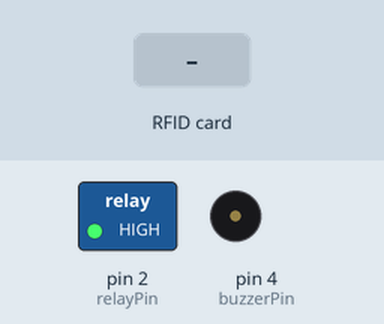
A sketch run on a simulated Arduino Uno, built with avr-gcc and run on an emulated ATmega328P. Parts: switched loads named in the sketch (green lamp = pin HIGH), buzzer (waves = sounding, pin HIGH). Inputs (shaded band) come from the test bench. Pins used as bus, display or sensor lines are not drawn.

Above: at 1.2 s.
1.3 s: RFID card 5E 7A 19 C4 held to the reader
At 2.5 s:
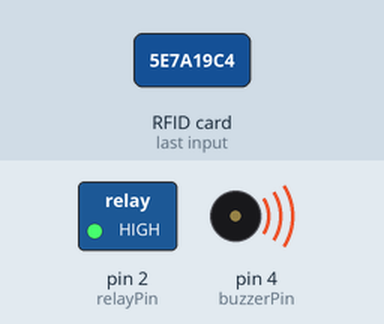
Timing chart, 0 to 4.8 s (numbered marks = the images above; inputs shaded):
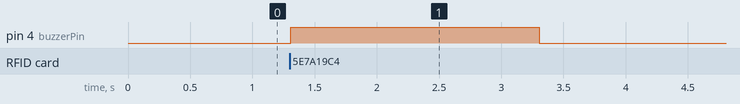

The sketch:

RFIDBluetoothControl.ino
```cpp
/*
Written by Clinton Enwerem. RFID and Bluetooth control of AC/DC devices using a 5V SPDT relay rated:
Maximum AC load current: 10A @ 250/125V AC
Maximum DC load current: 10A @ 30/28V DC
*/

#include <MFRC522.h>  // MFRC522 RFID module library.
#include <SPI.h>      // SPI device communication library.

#define rstPin 9      // Defines pins for RST and SDA connections respectively.
#define sdaPin 10

byte cardUID[] = {50,127,37,27}; //This is the allowed card UID
int relayPin = 2;
int buzzerPin = 4;
int state = 0; // State of the relayPin
long int password1 = 92;// light on signal from Bluetooth Android app
long int password2 = 79; // light off signal from Bluetooth Android app
long int blueComm;

MFRC522 rfid(sdaPin, rstPin);   // Creates an instance of the MFRC522 library.

void setup()
{
  Serial.begin(9600); // Starts the serial connection at 9600 baud rate.
  SPI.begin();        // Initiates SPI connection between RFID module and Arduino.
  rfid.PCD_Init(); // Initiates MFRC522 RFID module.
  pinMode(buzzerPin, OUTPUT);
  pinMode(relayPin, OUTPUT);
  digitalWrite(relayPin, HIGH); //To make sure the relay is OFF at first.
}

void loop()
{
   if(rfid.PICC_IsNewCardPresent())// If a new card is present,
    {
     readCard(); // Function to read card, match the card to the pre-defined card, and turn ON the relay or buzzer depending on whether the card matches or not.
    }

    else if(Serial.available()> 0)
    {
    blueComm = Serial.parseInt();// Reads the data from the serial port, changes it to char, and appends it to a string.
    callBlue(); // Function that activates the Bluetooth communication and checks for existing commands to turn the relay ON or OFF.
    }
}

void readCard()
{
  rfid.PICC_ReadCardSerial();//  Read the card.

  // Checking if cards match
  int i = 0; // Initialize a counter to loop through the array of the card UID
  boolean match = false; // Boolean to check whether each index of the array matches the cardUID
  while(i < rfid.uid.size) // While loop of cardUID sizem(4)
  {
    if(rfid.uid.uidByte[i] == cardUID[i])
    {
      match = true;
    }
    i++; //Increment the while loop
  }

  if(match == true) //If the indices match,...
  {
    digitalWrite(relayPin, state); //Switch on the lamp (load) by turning on the relay.
    state = !state;
    delay(1000);
  }

  else //If the array indices don't match,...
  {
    digitalWrite(buzzerPin, HIGH);//  Blare the buzzer
    delay(2000);                   //for 2 seconds
    digitalWrite(buzzerPin, LOW); // and turn OFF the buzzer.
    //Serial.write("Someone tried to turn on your lamp with a wrong card!");// Displays on the Bluetooth app on the user's phone.
  }
  rfid.PICC_HaltA();     // Stops the reading process.
}


//Bluetooth Function
void callBlue()
{
  if (blueComm == password1)
     {
      digitalWrite(relayPin, LOW); // Turn Relay ON
      state = 1;
      Serial.write("LED is on");
     }
  else if (blueComm == password2)
     {
      digitalWrite(relayPin, HIGH);
      state = 0;
      Serial.write("LED is off");
     }
}
```

Measured:
- after the input at 1.3 s, pin 4 (buzzerPin): LOW → HIGH at once, → LOW 2.0 s later
